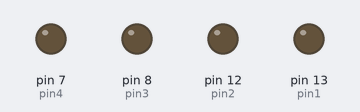
The sketch below on a simulated Arduino Uno, built with avr-gcc and run on an emulated ATmega328P. Parts: output pins drawn as LEDs (lit = HIGH).

Above: at 0.5 s.
At 2.5 s:
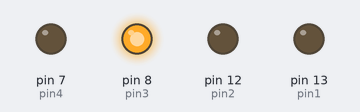
At 4.5 s:
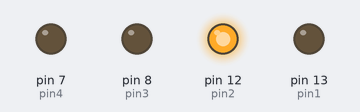
At 9.5 s:
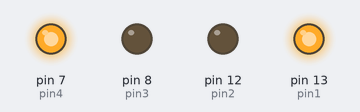
At 14.5 s:
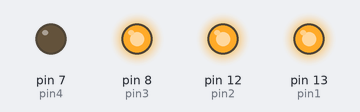
At 19.5 s:
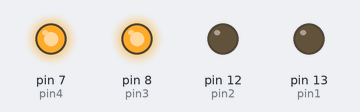
Timing chart, 0 to 20.8 s (numbered marks = the images above):
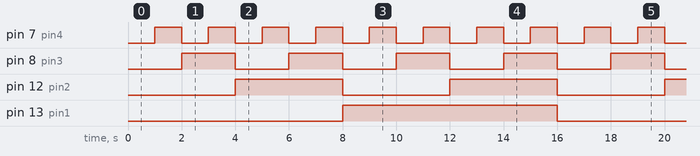

Measured:
- by itself, pin 7 (pin4): alternates HIGH for 1.0 s and LOW for 1.0 s
- by itself, pin 8 (pin3): alternates HIGH for 2.0 s and LOW for 2.0 s
- by itself, pin 12 (pin2): alternates HIGH for 4.0 s and LOW for 4.0 s
- by itself, pin 13 (pin1): alternates HIGH for 8.0 s and LOW for 8.0 s

The sketch:

binarycounter.ino
```cpp
int pin1 = 13;
int pin2 = 12;
int pin3 = 8;
int pin4 = 7;
int waittime = 1000;

void setup() {
  // put your setup code here, to run once:
  pinMode(pin1,OUTPUT);
  pinMode(pin2,OUTPUT);
  pinMode(pin3,OUTPUT);
  pinMode(pin4,OUTPUT);
}

void loop() {
  // put your main code here, to run repeatedly:
  digitalWrite(pin1,LOW);
  digitalWrite(pin2,LOW);
  digitalWrite(pin3,LOW);
  digitalWrite(pin4,LOW);
    delay(waittime);

  digitalWrite(pin1,LOW);
  digitalWrite(pin2,LOW);
  digitalWrite(pin3,LOW);
  digitalWrite(pin4,HIGH);
    delay(waittime);

  digitalWrite(pin1,LOW);
  digitalWrite(pin2,LOW);
  digitalWrite(pin3,HIGH);
  digitalWrite(pin4,LOW);
    delay(waittime);

  digitalWrite(pin1,LOW);
  digitalWrite(pin2,LOW);
  digitalWrite(pin3,HIGH);
  digitalWrite(pin4,HIGH);
    delay(waittime);

  digitalWrite(pin1,LOW);
  digitalWrite(pin2,HIGH);
  digitalWrite(pin3,LOW);
  digitalWrite(pin4,LOW);
    delay(waittime);

  digitalWrite(pin1,LOW);
  digitalWrite(pin2,HIGH);
  digitalWrite(pin3,LOW);
  digitalWrite(pin4,HIGH);
    delay(waittime);

  digitalWrite(pin1,LOW);
  digitalWrite(pin2,HIGH);
  digitalWrite(pin3,HIGH);
  digitalWrite(pin4,LOW);
    delay(waittime);

  digitalWrite(pin1,LOW);
  digitalWrite(pin2,HIGH);
  digitalWrite(pin3,HIGH);
  digitalWrite(pin4,HIGH);
    delay(waittime);

  digitalWrite(pin1,HIGH);
  digitalWrite(pin2,LOW);
  digitalWrite(pin3,LOW);
  digitalWrite(pin4,LOW);
    delay(waittime);

  digitalWrite(pin1,HIGH);
  digitalWrite(pin2,LOW);
  digitalWrite(pin3,LOW);
  digitalWrite(pin4,HIGH);
    delay(waittime);

  digitalWrite(pin1,HIGH);
  digitalWrite(pin2,LOW);
  digitalWrite(pin3,HIGH);
  digitalWrite(pin4,LOW);
    delay(waittime);

  digitalWrite(pin1,HIGH);
  digitalWrite(pin2,LOW);
  digitalWrite(pin3,HIGH);
  digitalWrite(pin4,HIGH);
    delay(waittime);

  digitalWrite(pin1,HIGH);
  digitalWrite(pin2,HIGH);
  digitalWrite(pin3,LOW);
  digitalWrite(pin4,LOW);
    delay(waittime);

  digitalWrite(pin1,HIGH);
  digitalWrite(pin2,HIGH);
  digitalWrite(pin3,LOW);
  digitalWrite(pin4,HIGH);
    delay(waittime);

  digitalWrite(pin1,HIGH);
  digitalWrite(pin2,HIGH);
  digitalWrite(pin3,HIGH);
  digitalWrite(pin4,LOW);
    delay(waittime);

  digitalWrite(pin1,HIGH);
  digitalWrite(pin2,HIGH);
  digitalWrite(pin3,HIGH);
  digitalWrite(pin4,HIGH);
    delay(waittime);

}
```
